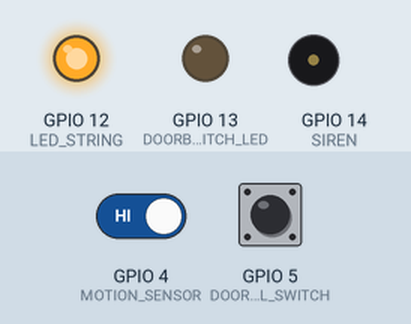
The sketch below on a simulated ESP8266 (NodeMCU). Parts: output pins drawn as LEDs (lit = HIGH), buzzer (waves = sounding, pin HIGH). Dashed ring = blinking. The inputs (shaded band) are chosen by the test bench; at power-on: GPIO 4 (MOTION_SENSOR) HIGH, GPIO 5 (DOORBELL_SWITCH) HIGH. WiFi joins after 1.5 s; servers stay silent unless stated; what the sketch prints to the serial monitor is not drawn.

Above: at 3.0 s.
3.1 s: GPIO 4 (MOTION_SENSOR) driven LOW
At 3.4 s:
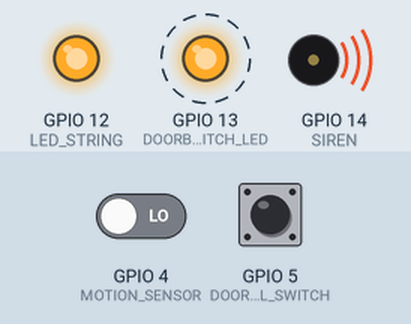
6.1 s: GPIO 5 (DOORBELL_SWITCH) pulled LOW for 0.15 s
7.8 s: GPIO 5 (DOORBELL_SWITCH) pulled LOW for 1 s
At 8.9 s:
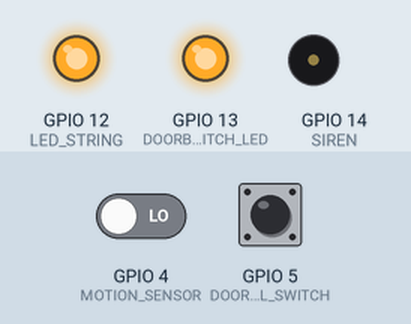
Timing chart, 0 to 10.8 s (numbered marks = the images above; inputs shaded):
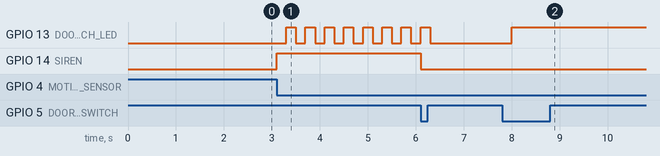

The sketch:

LED_for_Junction_Box.ino
```cpp
#include <ESP8266WiFi.h>
#include <WiFiClient.h>
#include <WiFiClientSecure.h>
#include <ESP8266WebServer.h>
#include <ESP8266HTTPUpdateServer.h>
#include <NTPClient.h>
#include <WiFiUdp.h>

#include "index.h" //Our HTML webpage contents with javascripts

/* PIN Definition */
#define DOORBELL_SWITCH 5
#define MOTION_SENSOR 4
#define LED_STRING 12
#define DOORBELL_SWITCH_LED 13
#define SIREN 14
#define BOOT_BUTTON 0
#define ONBOARD_LED 2
bool doorBellRang = false;
bool motionDetected = false;

#ifndef STASSID
#define STASSID "BRAAI-FI"
#define STAPSK  "aabbccddeeff"
#endif

const char* ssid = STASSID;
const char* password = STAPSK;

ESP8266WebServer httpServer(80);
ESP8266HTTPUpdateServer httpUpdater;

WiFiUDP ntpUDP;
NTPClient timeClient(ntpUDP, "europe.pool.ntp.org", 7200, 60000);

#include <UniversalTelegramBot.h>
#define BOTtoken "1002866355:AAHytxbzXvwG8OQOusV5YTTtwMNcLVGUGko"  // your Bot Token (Get from Botfather)
WiFiClientSecure client;
UniversalTelegramBot bot(BOTtoken, client);
int botRequestDelay = 1000;
unsigned long lastTimeBotRan;


#include <Ticker.h>
Ticker ticker;
void tick() {
  //toggle state
  digitalWrite(DOORBELL_SWITCH_LED, !digitalRead(DOORBELL_SWITCH_LED));     // set pin to the opposite state
}

void ntpTick() {
    timeClient.update();
}


//===============================================================
// Theres routines are executed when you open its IP in browser
//===============================================================
void handleRoot() {
  String s = MAIN_page; //Read HTML contents
  httpServer.send(200, "text/html", s); //Send web page
}

void handleADC() {
  int a = analogRead(A0);
  String adcValue = String(a);
  httpServer.send(200, "text/plain", adcValue);
}

void compileTime() {
  int a = analogRead(A0);
  String compileTime = String(F(__DATE__)) + String(" ") + String(F(__TIME__));
  httpServer.send(200, "text/plain", compileTime);
}

void sendTestMsg() {
    bot.sendMessage("@the30bird", "TEST: This is a test", "");
    httpServer.send(200, "text/plain", "Sent!");
}

void sendPicMsg() {
    String test_photo_url = "http://192.168.88.100/picture";
    bot.sendPhoto("@the30bird", test_photo_url, "Caption is optional, you may not use photo caption");
    httpServer.send(200, "text/plain", "Sent!");
}


void getTime() {
  httpServer.send(200, "text/plain", timeClient.getFormattedTime());
}

//===============================================================
// Interrupt Routings
//===============================================================

ICACHE_RAM_ATTR void handleInterruptMotionSensor() {
  motionDetected = true;
}
ICACHE_RAM_ATTR void handleInterruptDoorBell() {
  doorBellRang = true;
}


//===============================================================
// Setup
//===============================================================

void setup(void) {

  pinMode(LED_STRING, OUTPUT);
  pinMode(DOORBELL_SWITCH_LED, OUTPUT);
  pinMode(SIREN, OUTPUT);

  digitalWrite(LED_STRING, HIGH);

  pinMode(MOTION_SENSOR, INPUT_PULLUP);
  attachInterrupt(digitalPinToInterrupt(MOTION_SENSOR), handleInterruptMotionSensor, FALLING);

  pinMode(DOORBELL_SWITCH, INPUT_PULLUP);
  attachInterrupt(digitalPinToInterrupt(DOORBELL_SWITCH), handleInterruptDoorBell, FALLING);

  Serial.begin(115200);
  Serial.println();
  Serial.println("Booting...");
  Serial.print("Compiled: ");
  Serial.print (F(__DATE__)) ;
  Serial.print (" ") ;
  Serial.println (F(__TIME__)) ;

  WiFi.hostname("Doorbell");
  WiFi.mode(WIFI_STA);
  WiFi.begin(ssid, password);

  while (WiFi.waitForConnectResult() != WL_CONNECTED) {
    WiFi.begin(ssid, password);
    Serial.println("WiFi failed, retrying.");
  }
  Serial.println(WiFi.localIP());

  httpServer.on("/", handleRoot);      //Which routine to handle at root location. This is display page
  httpServer.on("/readADC", handleADC); //This page is called by java Script AJAX
  httpServer.on("/compileTime", compileTime); //This page is called by java Script AJAX
  httpServer.on("/testMessage", sendTestMsg);
  httpServer.on("/testCamera", sendPicMsg);

  httpServer.on("/getTime", getTime);

  httpServer.begin();

  httpUpdater.setup(&httpServer);

  client.setInsecure();

  timeClient.begin();

  bot.sendMessage("@the30bird", "Doorbell Module started up", "");
  ticker.attach(10, ntpTick);
}


//===============================================================
// Loop
//===============================================================

void loop(void) {

  if (doorBellRang) {
    ticker.attach(0.2, tick);
    // String keyboardJson = "[[{ \"text\" : \"I'm coming\", \"callback_data\" : \"/coming\" }],[{ \"text\" : \"Come back Later\", \"callback_data\" : \"/later\" }],[{ \"text\" : \"ALARM\", \"callback_data\" : \"/alarm\" }]]";
    // bot.sendMessageWithInlineKeyboard("@the30bird", "DOORBELL: Front door", "", keyboardJson);
    bot.sendMessage("@the30bird", "DOORBELL: Front Door", "");

    ticker.detach();
    doorBellRang = false;
  }

  if (motionDetected) {
    ticker.attach(0.2, tick);
    // String keyboardJson = "[[{ \"text\" : \"I'm coming\", \"callback_data\" : \"/coming\" }],[{ \"text\" : \"Come back Later\", \"callback_data\" : \"/later\" }],[{ \"text\" : \"ALARM\", \"callback_data\" : \"/alarm\" }]]";
    // bot.sendMessageWithInlineKeyboard("@the30bird", "DOORBELL: Front door", "", keyboardJson);

    //bot.sendMessage("@the30bird", "ALARM: Motion Detected at 32 Bird Street", "");

    digitalWrite(SIREN, HIGH);
    delay(3000);
    digitalWrite(SIREN, LOW);
    ticker.detach();
    motionDetected = false;
  }

  //  if (millis() > lastTimeBotRan + botRequestDelay)  {
  //
  //    int numNewMessages = bot.getUpdates(bot.last_message_received + 1);
  //    while (numNewMessages) {
  //      Serial.println("got response");
  //      for (int i = 0; i < numNewMessages; i++) {
  //        if (bot.messages[i].type == "callback_query") {
  //          Serial.print("Callback button pressed by: ");
  //          Serial.println(bot.messages[i].from_id);
  //          Serial.print("Action: ");
  //          Serial.println(bot.messages[i].text);
  //          if (bot.messages[i].text == "/alarm") {
  //            digitalWrite(12, HIGH);
  //            delay(5000);
  //            digitalWrite(12, LOW);
  //          } else if (bot.messages[i].text == "/coming") {
  //            digitalWrite(13, HIGH);
  //            delay(5000);
  //            digitalWrite(13, LOW);
  //          } else if (bot.messages[i].text == "/later") {
  //            digitalWrite(14, HIGH);
  //            delay(5000);
  //            digitalWrite(14, LOW);
  //          }
  //          bot.sendMessage("@the30bird", bot.messages[i].text, "");
  //        } else {
  //          if (bot.messages[i].text == "/alarm") {
  //            digitalWrite(12, HIGH);
  //            delay(5000);
  //            digitalWrite(12, LOW);
  //          }
  //        }
  //      }
  //      numNewMessages = bot.getUpdates(bot.last_message_received + 1);
  //    }
  //
  //    lastTimeBotRan = millis();
  //  }
  httpServer.handleClient();
}
```

index.h
```cpp
const char MAIN_page[] PROGMEM = R"=====(
<html>

<head>
  <meta name="viewport" content="width=device-width, initial-scale=1.0">
  <style>
    body {
      margin: 0;
      font-family: -apple-system,
        system-ui,
        BlinkMacSystemFont,
        "Segoe UI", "Roboto", "Ubuntu",
        "Helvetica Neue", sans-serif;
    }

    .upload-btn-wrapper {
      position: relative;
      overflow: hidden;
      display: inline-block;
    }

    .btn {
      border: 1px solid;
      padding: 8px 20px;
      border-radius: 4px;
    }

    .upload-btn-wrapper input[type=file] {
      font-size: 100px;
      position: absolute;
      left: 0;
      top: 0;
      opacity: 0;
    }

    .red {
      background-color: #880000;
      color: #fff;
    }

    .tab {
      padding: 10px;
    }
  </style>
</head>

<body>

  <div>
    <button class="btn tablink red" onclick="openTab(event,'tools')">Tools</button>
    <button class="btn tablink" onclick="openTab(event,'update')">Firmware</button>
  </div>

  <div id="tools" class="w3-container w3-border tab">
    <a href="/compileTime">CompileTime</a><br>
    <a href="/readADC">ReadADC</a><br>
    <a href="/testMessage">Send Test Message</a><br>
    <a href="/testCamera">Send Camera Test Message</a><br>
    <a href="/getTime">Get Time</a><br>
    <a href="/reboot">Reboot</a><br>
  </div>

  <div id="update" class="w3-container w3-border tab" style="display:none">
  <div class="upload-btn-wrapper">
    Select a new firmware .bin file to update the firmware on this device.
    <hr>
    <button id="uploadBtn" class="btn">Firmware Update</button>
    <input type="file" name="firmware" id="firmware" accept=".bin,.bin.gz" />
  </div>
  <div id="uploadLog"></div>
</div>

<script>
  var countdown = 15 // seconds
  function openTab(evt, tabName) {
    var i, x, tablinks;
    x = document.getElementsByClassName("tab");
    for (i = 0; i < x.length; i++) {
      x[i].style.display = "none";
    }
    tablinks = document.getElementsByClassName("tablink");
    for (i = 0; i < x.length; i++) {
      tablinks[i].className = tablinks[i].className.replace(" red", "");
    }
    document.getElementById(tabName).style.display = "block";
    evt.currentTarget.className += " red";
  }

  function docReady(fn) {
    // see if DOM is already available
    if (document.readyState === "complete" || document.readyState === "interactive") {
      // call on next available tick
      setTimeout(fn, 1);
    } else {
      document.addEventListener("DOMContentLoaded", fn);
    }
  }
  docReady(function() {
    document.querySelector('#firmware').addEventListener('change', function(e) {
      console.log(this, e)
      document.getElementById("uploadBtn").disabled = true;
      var file = this.files[0];
      var fd = new FormData();
      fd.append("firmware", file);
      // These extra params aren't necessary but show that you can include other data.
      var xhr = new XMLHttpRequest();
      xhr.open('POST', '/update', true);
      xhr.upload.onprogress = function(e) {
        if (e.lengthComputable) {
          var percentComplete = parseInt((e.loaded / e.total) * 100);
          console.log(percentComplete + '% uploaded');
          document.getElementById('uploadBtn').innerHTML = 'Uploading: ' + percentComplete + '%';
        }
      };
      xhr.onload = function() {
        if (this.status == 200) {
          console.log('Server got:', this.response);
          alert(this.response)
          setInterval(function() {
            countdown = (countdown - 1);
            document.getElementById('uploadBtn').innerHTML = 'Upload Complete';
            document.getElementById('uploadLog').innerHTML = 'Rebooting in ' + countdown + ' seconds';
            if (countdown == 0) {
              window.location.href = "/";
            }
          }, 1000);
        };
      };
      xhr.send(fd);
    }, false);
  });

</script>
</body>

</html>

)=====";
```

Measured:
- after the input at 3.1 s, GPIO 13 (DOORBELL_SWITCH_LED): alternates HIGH for 0.20 s and LOW for 0.20 s, starting after 0.20 s; GPIO 14 (SIREN): LOW → HIGH at once
- after the input at 7.8 s, GPIO 13 (DOORBELL_SWITCH_LED): LOW → HIGH after 0.20 s
